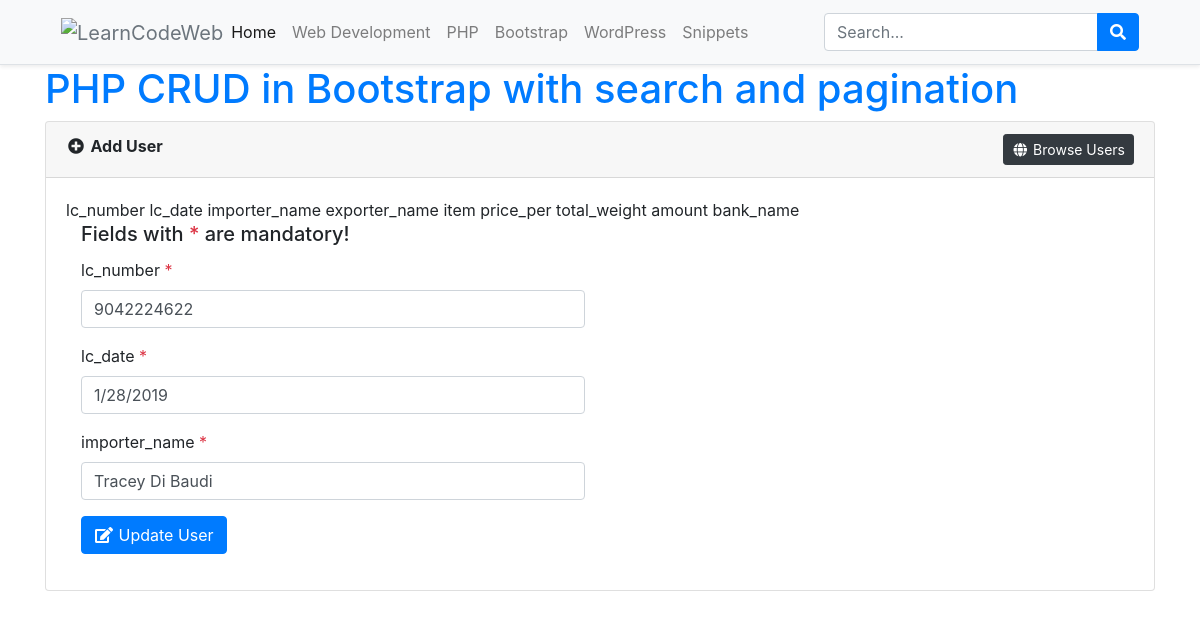
/crud/edit-users.php?editId=279, run on an earlier commit of the app's database.
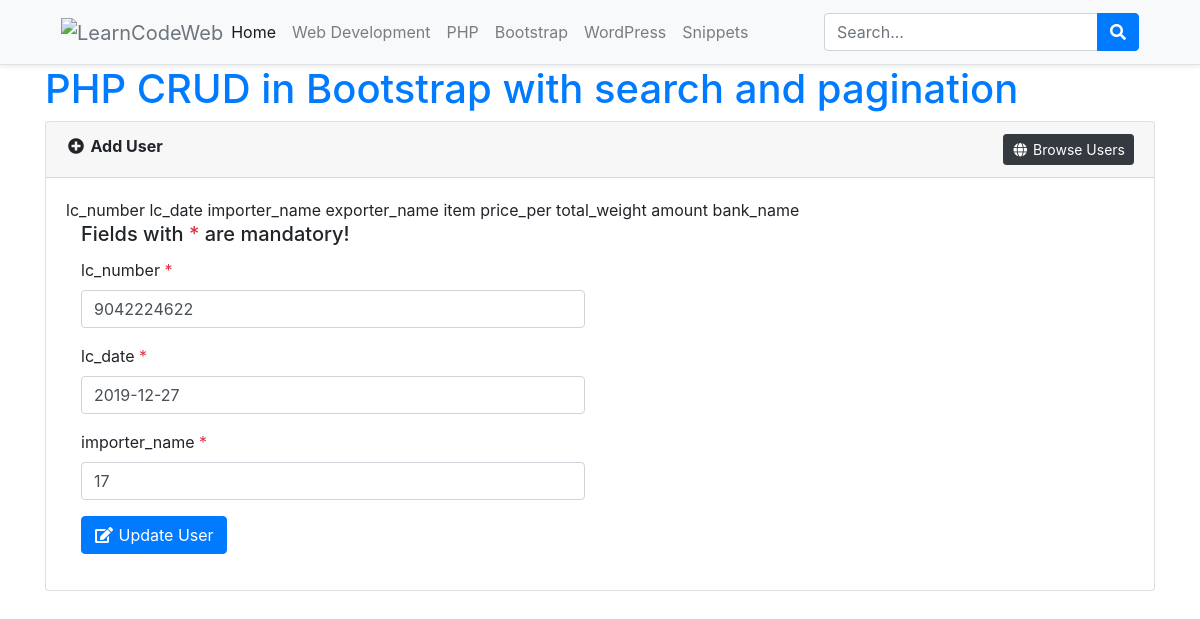
And on a later commit of the database.
### tables this page shows
CREATE TABLE `lc_info` (
  `id` int(11) NOT NULL,
  `bank_name` varchar(200) DEFAULT NULL,
  `lc_number` varchar(99) DEFAULT NULL,
  `lc_date` varchar(10) DEFAULT NULL,
  `border` varchar(10) DEFAULT NULL,
  `importer_name` varchar(99) DEFAULT NULL,
  `exporter_name` varchar(99) DEFAULT NULL,
  `item` varchar(99) DEFAULT NULL,
  `price_per` int(99) NOT NULL,
  `total_weight` int(99) NOT NULL,
  `amount` int(99) NOT NULL
);

### crud/include/Database.php (called while the page is built, shortened)
<?php
class Database{
    protected $pdo;
    public function __construct(\PDO $pdo)
    {
        $this->pdo = $pdo;
        $this->pdo->setAttribute(\PDO::ATTR_ERRMODE, \PDO::ERRMODE_EXCEPTION);
    }
    public function getAllRecords($tableName, $fields='*', $cond='', $orderBy='', $limit='')
    {
        $stmt = $this->pdo->prepare("SELECT $fields FROM $tableName WHERE 1 ".$cond." ".$orderBy." ".$limit);
        $stmt->execute();
        $rows = $stmt->fetchAll(PDO::FETCH_ASSOC);
        return $rows;
    }
}
?>

### crud/config.php (called while the page is built, shortened)
<?php
include_once('include/Database.php');
$dsn	= 	"mysql:dbname=".SS_DB_NAME.";host=".SS_DB_HOST."";
$pdo	=	"";
try {
	$pdo = new PDO($dsn, SS_DB_USER, SS_DB_PASSWORD);
}catch (PDOException $e) {
	echo "Connection failed: " . $e->getMessage();
}
$db 	=	new Database($pdo);
?>

### crud/edit-users.php (the view, shortened to what the changed rows need)
<?php include_once('config.php');
if(isset($_REQUEST['editId']) and $_REQUEST['editId']!=""){
	$row	=	$db->getAllRecords('lc_info','*',' AND id="'.$_REQUEST['editId'].'"');
}
?>
<!doctype html>
<html lang="en-US" xmlns:fb="https://www.facebook.com/2008/fbml" xmlns:addthis="https://www.addthis.com/help/api-spec"  prefix="og: http://ogp.me/ns#" class="no-js">
<head>
    <link rel="stylesheet" href="https://stackpath.bootstrapcdn.com/bootstrap/4.2.1/css/bootstrap.min.css">
    <link rel="stylesheet" href="https://use.fontawesome.com/releases/v5.6.3/css/all.css">
</head>
<body>
   	<div class="container">
		<h1><a href="https://learncodeweb.com/php/php-crud-in-bootstrap-4-with-search-functionality/">PHP CRUD in Bootstrap with search and pagination</a></h1>
		<div class="card">
			<div class="card-body">
				<div class="col-sm-6">
					<form method="post">
						<div class="form-group">
							<label>lc_number <span class="text-danger">*</span></label>
							<input type="text" name="username" id="username" class="form-control" value="<?php echo $row[0]['lc_number']; ?>" placeholder="Enter user name" required>
						</div>
						<div class="form-group">
							<label>lc_date <span class="text-danger">*</span></label>
							<input type="email" name="useremail" id="useremail" class="form-control" value="<?php echo $row[0]['lc_date']; ?>" placeholder="Enter user email" required>
						</div>
						<div class="form-group">
							<label>importer_name <span class="text-danger">*</span></label>
							<input type="tel" name="userphone" id="userphone" maxlength="12" class="form-control" value="<?php echo $row[0]['importer_name']; ?>" placeholder="Enter importer_name" required>
						</div>
					</form>
				</div>
			</div>
		</div>
	</div>
</body>
</html>

What changed in the data, as far as the page shows it:
changed lc_info: useremail "1/28/2019" → "2019-12-27"; userphone "Tracey Di Baudi" → "17"
